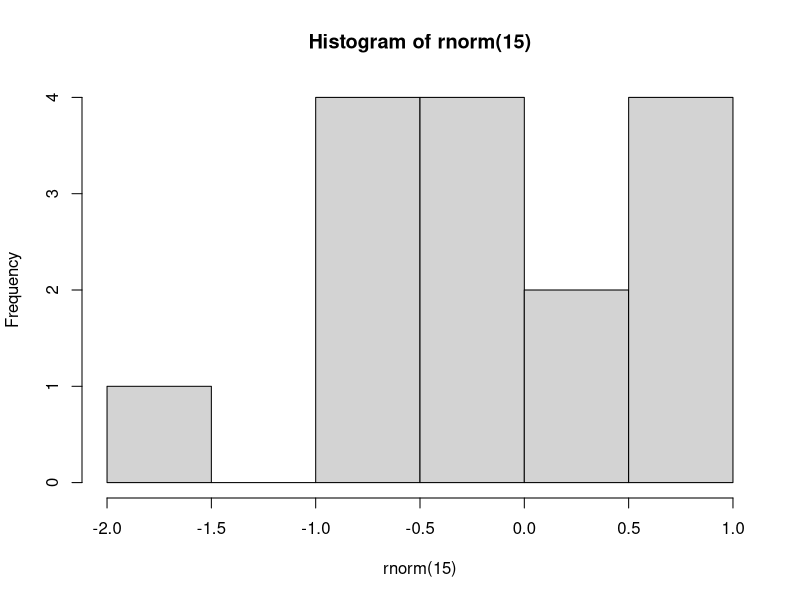

This figure's R source:
## ---- chunk 1
hist(rnorm(15))
